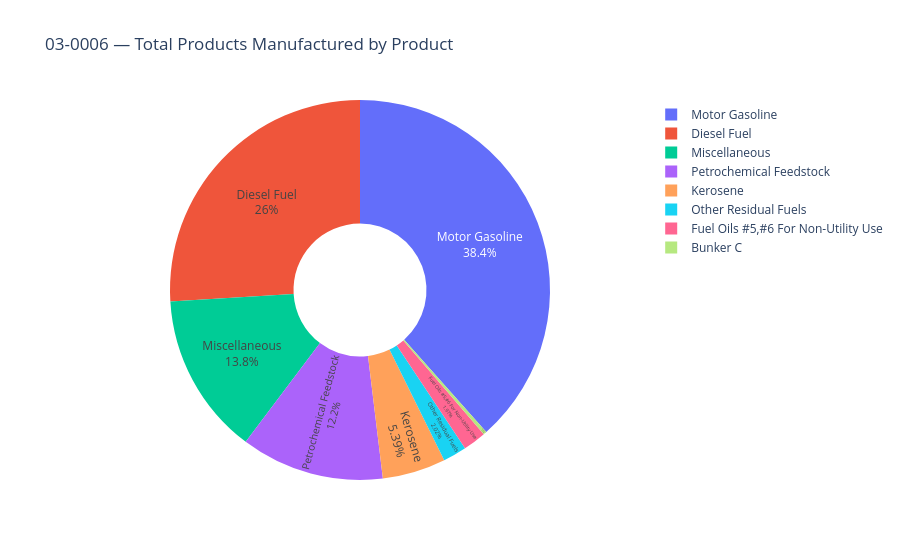
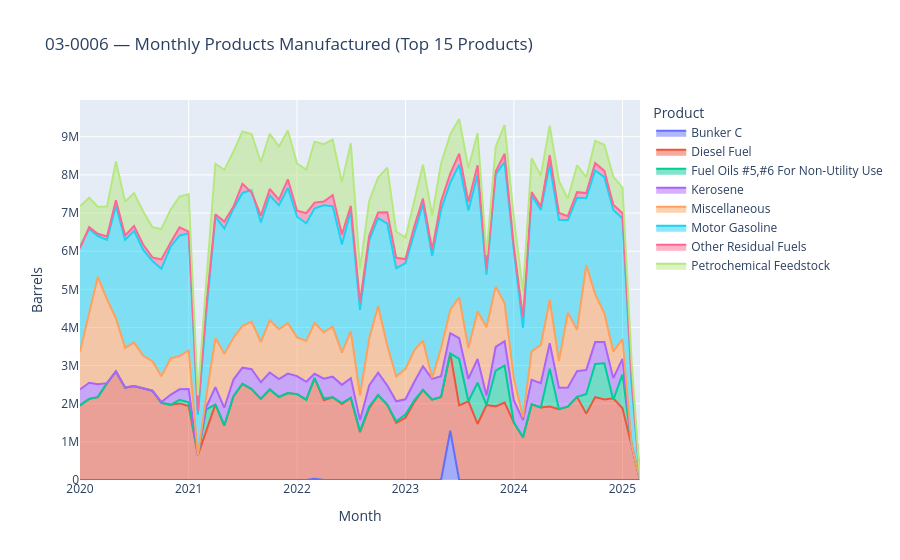

Here is the notebook cell these charts were saved with, in order:
### Code cell
# ── 3a  Total deliveries by product (pie) ──────────────────────────────────
prod_totals = (
    raw.groupby('material')['Products Manufactured'].sum()
    .sort_values(ascending=False)
    .reset_index()
)
prod_totals = prod_totals[prod_totals['Products Manufactured'] > 0]

fig = px.pie(prod_totals, values='Products Manufactured', names='material',
             title=f'{REFINERY_NAME} — Total Products Manufactured by Product',
             hole=0.35)
fig.update_traces(textposition='inside', textinfo='percent+label')
fig.show()

# ── 3b  Monthly deliveries by top products (stacked area) ──────────────────
TOP_N = 15
top_products = prod_totals['material'].head(TOP_N).tolist()

monthly_prod = (
    raw[raw['material'].isin(top_products)]
    .groupby(['period', 'material'])['Products Manufactured']
    .sum()
    .reset_index()
)
monthly_prod['period_dt'] = monthly_prod['period'].dt.to_timestamp()

fig = px.area(monthly_prod, x='period_dt', y='Products Manufactured', color='material',
              title=f'{REFINERY_NAME} — Monthly Products Manufactured (Top {TOP_N} Products)',
              labels={'period_dt': 'Month', 'Products Manufactured': 'Barrels'},
              )
fig.update_layout(hovermode='x unified', legend_title='Product')
fig.show()
